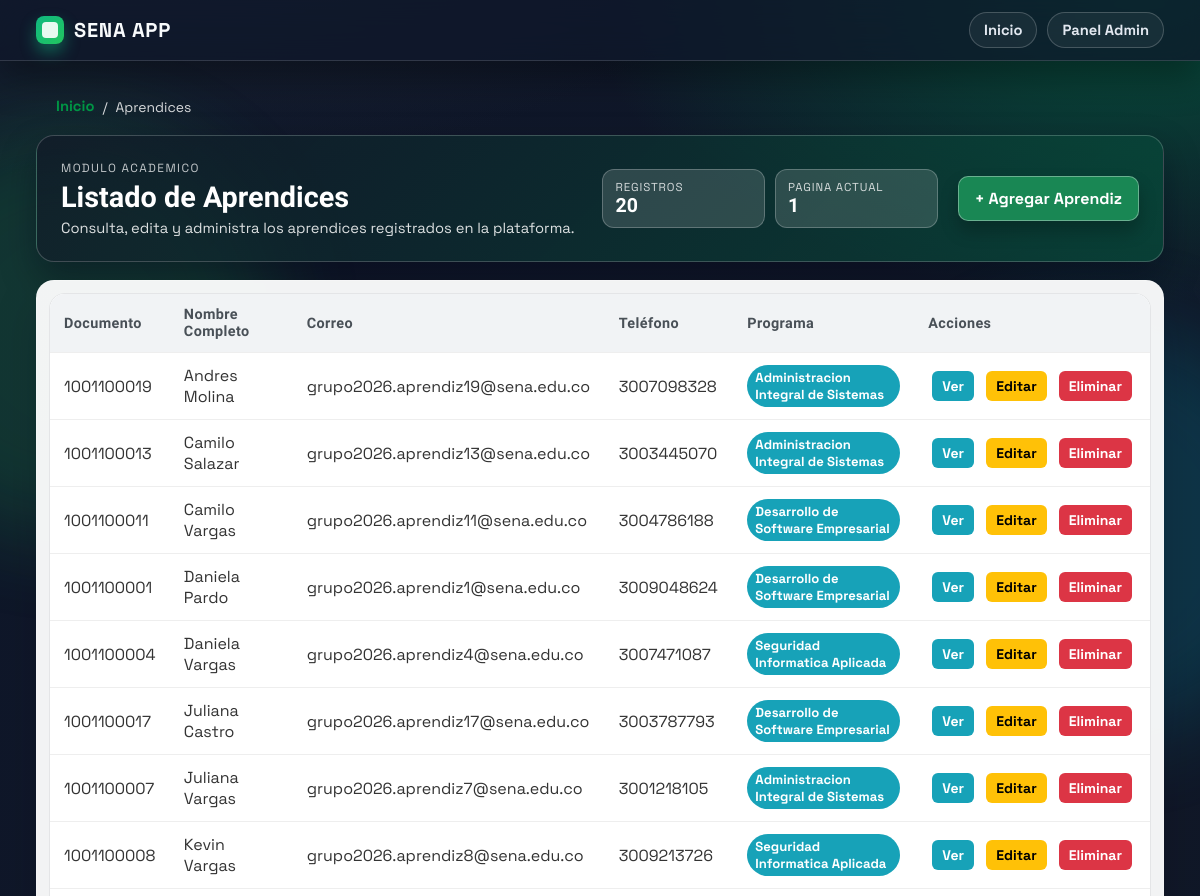
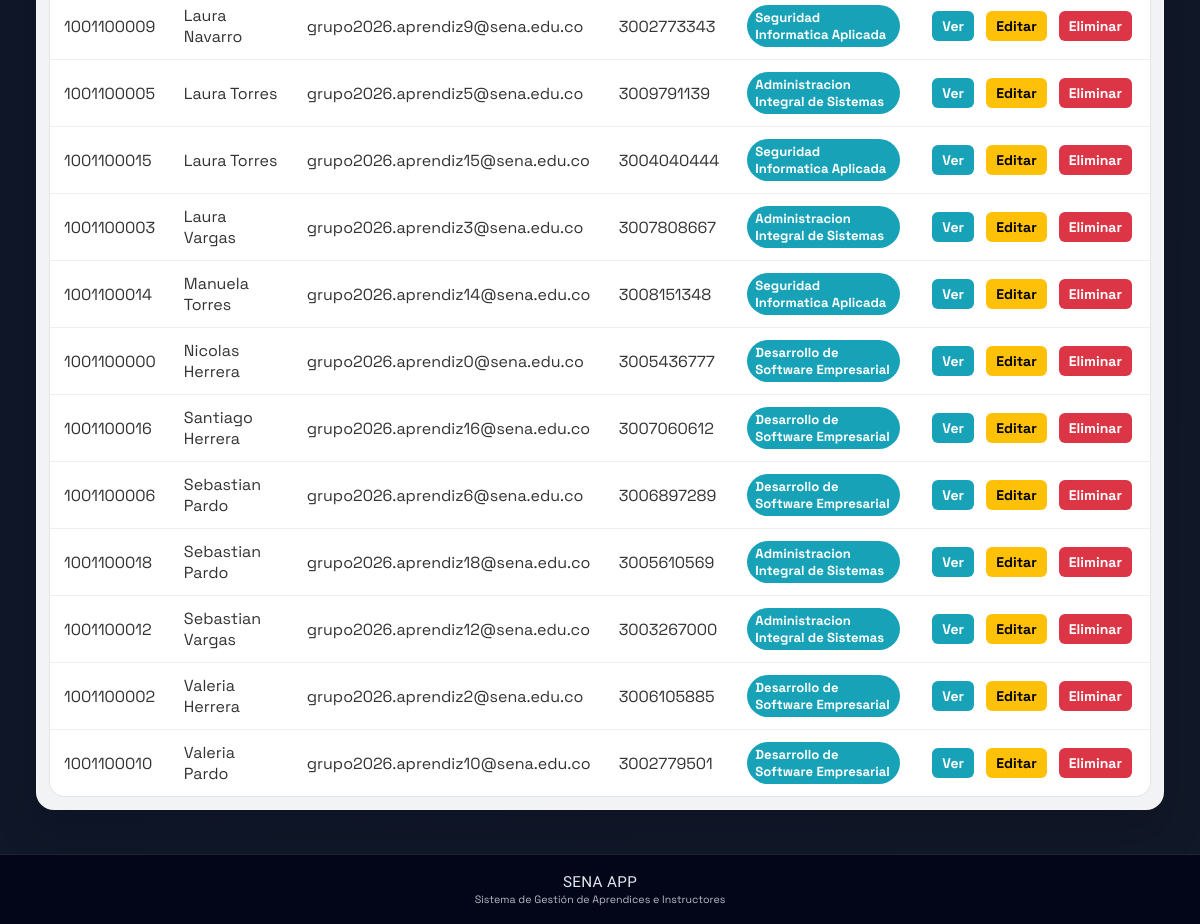
The app's page /aprendices/ with its own data (2 pictures, top to bottom).
### aprendices/models.py (models this page shows, shortened)
class Aprendiz(models.Model):
    documento_identidad = models.CharField(max_length=20, unique=True)
    nombre = models.CharField(max_length=100)
    apellido = models.CharField(max_length=100)
    telefono = models.CharField(max_length=15, null=True, blank=True)
    fecha_nacimiento = models.DateField()
    correo_electronico = models.EmailField(unique=True, null=True, blank=True)
    ciudad = models.CharField(max_length=100, null=True, blank=True)
    programa = models.CharField(max_length=100, null=True, blank=True, verbose_name="Programa de Formación")
    class Meta:
        verbose_name = "Aprendiz"
        verbose_name_plural = "Aprendices"
        ordering = ['nombre', 'apellido']
    def nombre_completo(self):
        return f"{self.nombre} {self.apellido}"

### aprendices/views.py (the view)
# urls.py: path('aprendices/', views.AprendizListView.as_view(), name='lista_aprendices'),
class AprendizListView(generic.ListView):
    model = Aprendiz
    template_name = 'lista_aprendices.html'
    context_object_name = 'lista_aprendices'
    paginate_by = 20

### aprendices/templates/lista_aprendices.html (shortened to what this page needs)
{%extends "master.html"%}
{%block content%}
    <section class="listing-page">
        <nav class="listing-breadcrumb" aria-label="breadcrumb">
            <a href="/" class="back-link">Inicio</a>
            <span>/</span>
            <span>Aprendices</span>
        </nav>
        <div class="listing-hero">
            <div>
                <p class="listing-eyebrow">Modulo academico</p>
                <h1 class="listing-title">Listado de Aprendices</h1>
                <p class="listing-subtitle">Consulta, edita y administra los aprendices registrados en la plataforma.</p>
            </div>
            <div class="listing-kpi-grid">
                <div class="listing-kpi">
                    <span>Registros</span>
                    <strong>{% if is_paginated %}{{ page_obj.paginator.count }}{% else %}{{ lista_aprendices|length }}{% endif %}</strong>
                </div>
                <div class="listing-kpi">
                    <span>Pagina actual</span>
                    <strong>{% if is_paginated %}{{ page_obj.number }}{% else %}1{% endif %}</strong>
                </div>
            </div>
            <a href="{% url 'aprendices:crear_aprendiz' %}" class="listing-cta">+ Agregar Aprendiz</a>
        </div>
        {% if lista_aprendices %}
            <div class="listing-panel">
                <div class="table-wrap">
                <table class="app-table listing-table">
                    <thead>
                        <tr>
                            <th>Documento</th>
                            <th>Nombre Completo</th>
                            <th>Correo</th>
                            <th>Teléfono</th>
                            <th>Programa</th>
                            <th>Acciones</th>
                        </tr>
                    </thead>
                    <tbody>
                        {% for aprendiz in lista_aprendices %}
                        <tr>
                            <td data-label="Documento">{{ aprendiz.documento_identidad }}</td>
                            <td data-label="Nombre Completo">{{ aprendiz.nombre_completo }}</td>
                            <td data-label="Correo">{{ aprendiz.correo_electronico }}</td>
                            <td data-label="Teléfono">{{ aprendiz.telefono }}</td>
                            <td data-label="Programa">
                                {% if aprendiz.programa %}
                                    <span class="tag tag-info">{{ aprendiz.programa }}</span>
                                {% else %}
                                    <span class="tag tag-muted">Sin programa</span>
                                {% endif %}
                            </td>
                            <td data-label="Acciones" class="actions-cell">
                                <a href="{% url 'aprendices:detalle_aprendiz' aprendiz.id %}"
                                   class="action-btn action-view"
                                   title="Ver detalle">
                                   Ver
                                </a>
                                <a href="{% url 'aprendices:editar_aprendiz' aprendiz.id %}"
                                   class="action-btn action-edit"
                                   title="Editar">
                                   Editar
                                </a>
                                <a href="{% url 'aprendices:eliminar_aprendiz' aprendiz.id %}"
                                   class="action-btn action-delete"
                                   title="Eliminar"
                                   onclick="return confirm('¿Está seguro de eliminar a {{ aprendiz.nombre_completo }}?')">
                                   Eliminar
                                </a>
                            </td>
                        </tr>
                        {% endfor %}
                    </tbody>
                </table>
                </div>
            </div>
        {% else %}
            <div class="listing-empty">
                <strong>Sin aprendices registrados</strong><br>
                Aún no hay aprendices en el sistema.
                <a href="{% url 'aprendices:crear_aprendiz' %}">Haz clic aquí para agregar uno.</a>
            </div>
        {% endif %}
    </section>
{%endblock%}

### aprendices/static/mystyles.css (style rules this page uses)
* { margin: 0; padding: 0; box-sizing: border-box; font-family: 'Nunito', 'Trebuchet MS', Verdana, sans-serif; }
body { background-color: #f5f5f5; background-image: radial-gradient(circle at 15% 20%, rgba(255,255,255,0.75) 0%, rgba(255,255,255,0) 38%), radial-gradient(circle at 85% 5%, rgba(255,255,255,0.7) 0%, rgba(255,255,255,0) 34%); display: flex; flex-direction: column; min-height: 100vh; color: #333; }
nav a { color: white; text-decoration: none; margin-left: 20px; font-size: 0.92rem; font-weight: 700; position: relative; padding-bottom: 2px; }
nav a::after { content: ''; position: absolute; left: 0; bottom: -2px; width: 0; height: 2px; background: white; transition: width 0.2s ease; }
.back-link { color: #009846; text-decoration: none; }
.table-wrap { overflow-x: auto; border-radius: 10px; }
.actions-cell { text-align: center; white-space: nowrap; }
.action-btn { display: inline-block; margin: 0 4px; padding: 6px 10px; text-decoration: none; border-radius: 6px; font-size: 14px; font-weight: 700; transition: transform 0.2s ease, box-shadow 0.2s ease; }
.action-view { background-color: #17a2b8; color: white; }
.action-edit { background-color: #ffc107; color: black; }
.action-delete { background-color: #dc3545; color: white; }
.tag { display: inline-block; padding: 4px 8px; border-radius: 999px; font-size: 0.82rem; font-weight: 700; }
.tag-info { background-color: #17a2b8; color: white; }
:root { --bg-0: #0f172a; --bg-1: #111827; --panel: rgba(255, 255, 255, 0.96); --panel-soft: rgba(255, 255, 255, 0.82); --ink-900: #0b1020; --ink-700: #334155; --line-soft: rgba(15, 23, 42, 0.1); }
.neo-layout { position: relative; isolation: isolate; background: radial-gradient(1200px 600px at 10% -10%, #1f2937 0%, rgba(31, 41, 55, 0) 60%), radial-gradient(1000px 550px at 95% 0%, #064e3b 0%, rgba(6, 78, 59, 0) 55%), linear-gradient(120deg, var(--bg-0), var(--bg-1)); }
* { font-family: 'Space Grotesk', 'Segoe UI', sans-serif; }
.table-wrap, .table-responsive { border-radius: 16px; background: var(--panel-soft); border: 1px solid var(--line-soft); box-shadow: inset 0 1px 0 rgba(255, 255, 255, 0.6); }
.app-table { border-collapse: separate; border-spacing: 0; border-radius: 14px; overflow: hidden; }
.app-table thead th { font-family: 'Sora', sans-serif; letter-spacing: 0.4px; font-size: 0.78rem; }
.app-table tbody td { border-top: 1px solid rgba(15, 23, 42, 0.08); }
.app-table tbody tr { transition: background 0.15s ease; }
.listing-page { display: grid; gap: 18px; }
.listing-breadcrumb { display: flex; align-items: center; gap: 8px; color: rgba(255, 255, 255, 0.84); font-size: 0.87rem; }
.listing-hero { display: grid; grid-template-columns: 1.4fr 0.9fr auto; gap: 20px; align-items: center; padding: 24px; border-radius: 18px; border: 1px solid rgba(255, 255, 255, 0.2); background: linear-gradient(135deg, rgba(17, 24, 39, 0.72), rgba(6, 78, 59, 0.68)); box-shadow: 0 16px 35px rgba(2, 6, 23, 0.36); }
.listing-eyebrow { color: rgba(255, 255, 255, 0.75); text-transform: uppercase; letter-spacing: 0.12em; font-size: 0.74rem; margin: 0 0 5px; }
.listing-title { margin: 0; color: #ffffff; font-family: 'Sora', sans-serif; font-size: clamp(1.35rem, 2.4vw, 2.05rem); }
.listing-subtitle { margin: 5px 0 0; color: rgba(255, 255, 255, 0.86); font-size: 0.92rem; }
.listing-kpi-grid { display: grid; grid-template-columns: repeat(2, minmax(110px, 1fr)); gap: 10px; }
.listing-kpi { background: rgba(255, 255, 255, 0.14); border: 1px solid rgba(255, 255, 255, 0.24); border-radius: 12px; padding: 10px 12px; }
.listing-kpi span { display: block; color: rgba(255, 255, 255, 0.8); font-size: 0.72rem; text-transform: uppercase; letter-spacing: 0.08em; }
.listing-kpi strong { color: #ffffff; font-size: 1.22rem; font-family: 'Sora', sans-serif; }
.listing-cta { display: inline-block; padding: 11px 16px; border-radius: 10px; background: #198754; color: #ffffff; text-decoration: none; font-weight: 700; border: 1px solid rgba(255, 255, 255, 0.35); box-shadow: 0 10px 18px rgba(0, 0, 0, 0.24); }
.listing-panel { border-radius: 18px; border: 1px solid rgba(255, 255, 255, 0.2); background: rgba(255, 255, 255, 0.95); box-shadow: 0 22px 44px rgba(2, 6, 23, 0.17); padding: 12px; }
.listing-table thead th { background: #0f172a; color: #f8fafc; border: none; padding: 12px 14px; }
.listing-table tbody td { padding: 12px 14px; }

### records on screen
Aprendiz: documento_identidad "1001100019", nombre_completo "Andres Molina", correo_electronico "grupo2026.aprendiz19@sena.edu.co", telefono "3007098328", programa "Administracion Integral de Sistemas"
Aprendiz: documento_identidad "1001100013", nombre_completo "Camilo Salazar", correo_electronico "grupo2026.aprendiz13@sena.edu.co", telefono "3003445070", programa "Administracion Integral de Sistemas"
Aprendiz: documento_identidad "1001100011", nombre_completo "Camilo Vargas", correo_electronico "grupo2026.aprendiz11@sena.edu.co", telefono "3004786188", programa "Desarrollo de Software Empresarial"
Aprendiz: documento_identidad "1001100001", nombre_completo "Daniela Pardo", correo_electronico "grupo2026.aprendiz1@sena.edu.co", telefono "3009048624", programa "Desarrollo de Software Empresarial"
Aprendiz: documento_identidad "1001100004", nombre_completo "Daniela Vargas", correo_electronico "grupo2026.aprendiz4@sena.edu.co", telefono "3007471087", programa "Seguridad Informatica Aplicada"
Aprendiz: documento_identidad "1001100017", nombre_completo "Juliana Castro", correo_electronico "grupo2026.aprendiz17@sena.edu.co", telefono "3003787793", programa "Desarrollo de Software Empresarial"
Aprendiz: documento_identidad "1001100007", nombre_completo "Juliana Vargas", correo_electronico "grupo2026.aprendiz7@sena.edu.co", telefono "3001218105", programa "Administracion Integral de Sistemas"
Aprendiz: documento_identidad "1001100008", nombre_completo "Kevin Vargas", correo_electronico "grupo2026.aprendiz8@sena.edu.co", telefono "3009213726", programa "Seguridad Informatica Aplicada"
Aprendiz: documento_identidad "1001100009", nombre_completo "Laura Navarro", correo_electronico "grupo2026.aprendiz9@sena.edu.co", telefono "3002773343", programa "Seguridad Informatica Aplicada"
Aprendiz: documento_identidad "1001100005", nombre_completo "Laura Torres", correo_electronico "grupo2026.aprendiz5@sena.edu.co", telefono "3009791139", programa "Administracion Integral de Sistemas"
Aprendiz: documento_identidad "1001100015", nombre_completo "Laura Torres", correo_electronico "grupo2026.aprendiz15@sena.edu.co", telefono "3004040444", programa "Seguridad Informatica Aplicada"
Aprendiz: documento_identidad "1001100003", nombre_completo "Laura Vargas", correo_electronico "grupo2026.aprendiz3@sena.edu.co", telefono "3007808667", programa "Administracion Integral de Sistemas"
Aprendiz: documento_identidad "1001100014", nombre_completo "Manuela Torres", correo_electronico "grupo2026.aprendiz14@sena.edu.co", telefono "3008151348", programa "Seguridad Informatica Aplicada"
Aprendiz: documento_identidad "1001100000", nombre_completo "Nicolas Herrera", correo_electronico "grupo2026.aprendiz0@sena.edu.co", telefono "3005436777", programa "Desarrollo de Software Empresarial"
Aprendiz: documento_identidad "1001100016", nombre_completo "Santiago Herrera", correo_electronico "grupo2026.aprendiz16@sena.edu.co", telefono "3007060612", programa "Desarrollo de Software Empresarial"
Aprendiz: documento_identidad "1001100006", nombre_completo "Sebastian Pardo", correo_electronico "grupo2026.aprendiz6@sena.edu.co", telefono "3006897289", programa "Desarrollo de Software Empresarial"
Aprendiz: documento_identidad "1001100018", nombre_completo "Sebastian Pardo", correo_electronico "grupo2026.aprendiz18@sena.edu.co", telefono "3005610569", programa "Administracion Integral de Sistemas"
Aprendiz: documento_identidad "1001100012", nombre_completo "Sebastian Vargas", correo_electronico "grupo2026.aprendiz12@sena.edu.co", telefono "3003267000", programa "Administracion Integral de Sistemas"
Aprendiz: documento_identidad "1001100002", nombre_completo "Valeria Herrera", correo_electronico "grupo2026.aprendiz2@sena.edu.co", telefono "3006105885", programa "Desarrollo de Software Empresarial"
Aprendiz: documento_identidad "1001100010", nombre_completo "Valeria Pardo", correo_electronico "grupo2026.aprendiz10@sena.edu.co", telefono "3002779501", programa "Desarrollo de Software Empresarial"

### other values on screen
{{ lista_aprendices|length }} "20"
